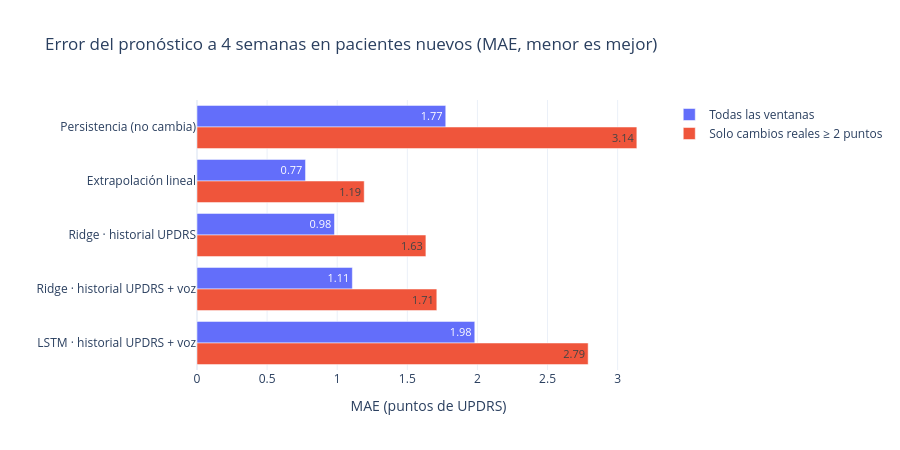

Notebook cell for this chart:
### Code cell
largo = (pronostico.rename(columns={"MAE": "Todas las ventanas",
                                    "MAE_cambio_real_grande": "Solo cambios reales ≥ 2 puntos"})
         .melt(id_vars="modelo", var_name="evaluacion", value_name="MAE"))
fig = px.bar(largo, y="modelo", x="MAE", color="evaluacion", barmode="group", orientation="h", text_auto=".2f",
             title="Error del pronóstico a 4 semanas en pacientes nuevos (MAE, menor es mejor)",
             labels={"MAE": "MAE (puntos de UPDRS)", "modelo": "", "evaluacion": ""})
fig.update_layout(yaxis={"autorange": "reversed"}, height=450)
guardar(fig, "03_pronostico_mae")
fig

### Figure 1 — Plotly figure (JSON) as saved in the notebook; plotly's stock layout.template omitted (floating-point values rounded to 4 significant figures)
{"data": [{"alignmentgroup": "True", "hovertemplate": "=%{y}<br>MAE (puntos de UPDRS)=%{x}<extra></extra>", "legendgroup": "Todas las ventanas", "marker": {"color": "#636efa", "pattern": {"shape": ""}}, "name": "Todas las ventanas", "offsetgroup": "Todas las ventanas", "orientation": "h", "showlegend": true, "textposition": "auto", "texttemplate": "%{x:.2f}", "type": "bar", "x": [1.774, 0.774, 0.9806, 1.108, 1.981], "xaxis": "x", "y": ["Persistencia (no cambia)", "Extrapolación lineal", "Ridge · historial UPDRS", "Ridge · historial UPDRS + voz", "LSTM · historial UPDRS + voz"], "yaxis": "y"}, {"alignmentgroup": "True", "hovertemplate": "=%{y}<br>MAE (puntos de UPDRS)=%{x}<extra></extra>", "legendgroup": "Solo cambios reales ≥ 2 puntos", "marker": {"color": "#EF553B", "pattern": {"shape": ""}}, "name": "Solo cambios reales ≥ 2 puntos", "offsetgroup": "Solo cambios reales ≥ 2 puntos", "orientation": "h", "showlegend": true, "textposition": "auto", "texttemplate": "%{x:.2f}", "type": "bar", "x": [3.137, 1.193, 1.632, 1.71, 2.79], "xaxis": "x", "y": ["Persistencia (no cambia)", "Extrapolación lineal", "Ridge · historial UPDRS", "Ridge · historial UPDRS + voz", "LSTM · historial UPDRS + voz"], "yaxis": "y"}], "layout": {"barmode": "group", "height": 450, "legend": {"title": {"text": ""}, "tracegroupgap": 0}, "title": {"text": "Error del pronóstico a 4 semanas en pacientes nuevos (MAE, menor es mejor)"}, "xaxis": {"anchor": "y", "domain": [0, 1], "title": {"text": "MAE (puntos de UPDRS)"}}, "yaxis": {"anchor": "x", "autorange": "reversed", "domain": [0, 1], "title": {"text": ""}}}}
